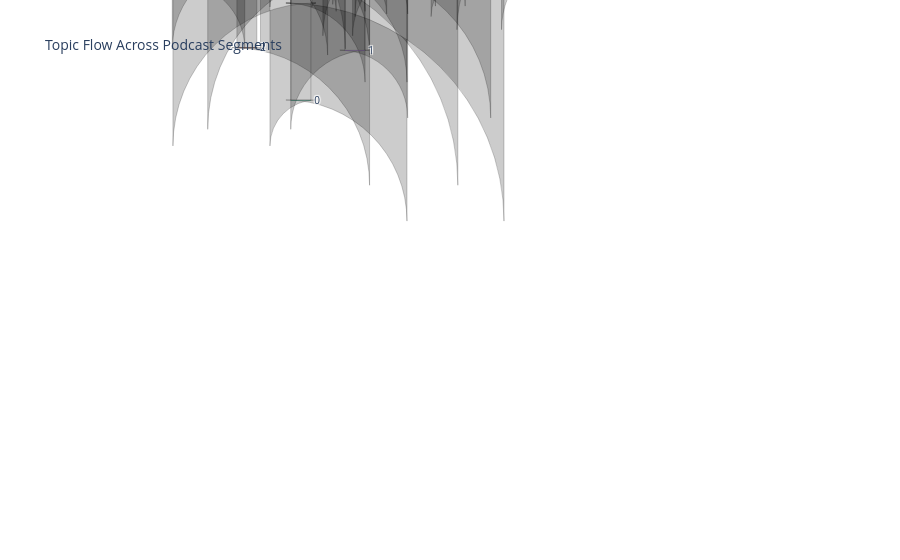

Notebook cell for this chart:
### Markdown cell above
##### Sankey diagram (looks weird)

### Code cell
import plotly.graph_objects as go

# Reindex nodes so they are consecutive integers starting at 0
node_list = list(G.nodes())  # e.g., [0, 1, 2, 4, 8]
node_indices = {node: i for i, node in enumerate(node_list)}

sources = [node_indices[u] for u, v in G.edges()]
targets = [node_indices[v] for u, v in G.edges()]
values = [G[u][v]["weight"] for u, v in G.edges()]

fig = go.Figure(data=[go.Sankey(
    node=dict(label=[str(t) for t in node_list], pad=15, thickness=20),
    link=dict(source=sources, target=targets, value=values)
)])

fig.update_layout(title_text="Topic Flow Across Podcast Segments", font_size=10)
fig.show()

### Figure 1 — Plotly figure (JSON) as saved in the notebook; plotly's stock layout.template omitted (floating-point values rounded to 4 significant figures)
{"data": [{"link": {"source": [0, 0, 0, 0, 0, 0, 0, 0, 0, 0, 1, 1, 1, 1, 1, 1, 1, 1, 1, 1, 2, 2, 2, 2, 2, 2, 2, 2, 2, 2, 3, 3, 3, 3, 3, 3, 3, 3, 3, 3, 4, 4, 4, 4, 4, 4, 4, 4, 4, 4, 5, 5, 5, 5, 5, 5, 5, 5, 5, 5, 6, 6, 6, 6, 6, 6, 6, 6, 6, 6, 7, 7, 7, 7, 7, 7, 7, 7, 7, 7, 8, 8, 8, 8, 8, 8, 8, 8, 8, 8, 9, 9, 9, 9, 9, 9, 9, 9, 9], "target": [0, 1, 4, 5, 6, 2, 3, 7, 9, 8, 2, 0, 3, 1, 7, 4, 5, 6, 8, 9, 3, 2, 0, 4, 1, 7, 8, 6, 5, 9, 2, 0, 7, 1, 3, 4, 8, 6, 9, 5, 3, 0, 2, 7, 1, 8, 4, 6, 9, 5, 5, 1, 7, 3, 9, 0, 4, 6, 8, 2, 6, 0, 4, 1, 7, 2, 3, 9, 5, 8, 7, 0, 1, 2, 8, 3, 4, 6, 9, 5, 2, 8, 7, 3, 9, 4, 1, 5, 6, 0, 1, 2, 3, 0, 4, 6, 7, 9, 5], "value": [115, 11, 16, 15, 11, 21, 7, 6, 2, 2, 59, 13, 39, 101, 17, 22, 4, 17, 2, 7, 54, 111, 16, 28, 48, 34, 8, 12, 20, 8, 48, 10, 19, 44, 95, 27, 3, 7, 12, 18, 24, 19, 33, 14, 17, 6, 34, 13, 8, 18, 87, 8, 3, 20, 18, 8, 18, 17, 2, 11, 37, 9, 11, 18, 14, 14, 10, 3, 12, 1, 51, 7, 27, 28, 2, 15, 20, 9, 3, 2, 9, 57, 1, 3, 1, 6, 2, 1, 1, 2, 5, 7, 17, 4, 4, 5, 5, 2, 15]}, "node": {"label": ["3", "2", "0", "1", "5", "4", "7", "6", "8", "9"], "pad": 15, "thickness": 20}, "type": "sankey"}], "layout": {"font": {"size": 10}, "title": {"text": "Topic Flow Across Podcast Segments"}}}
